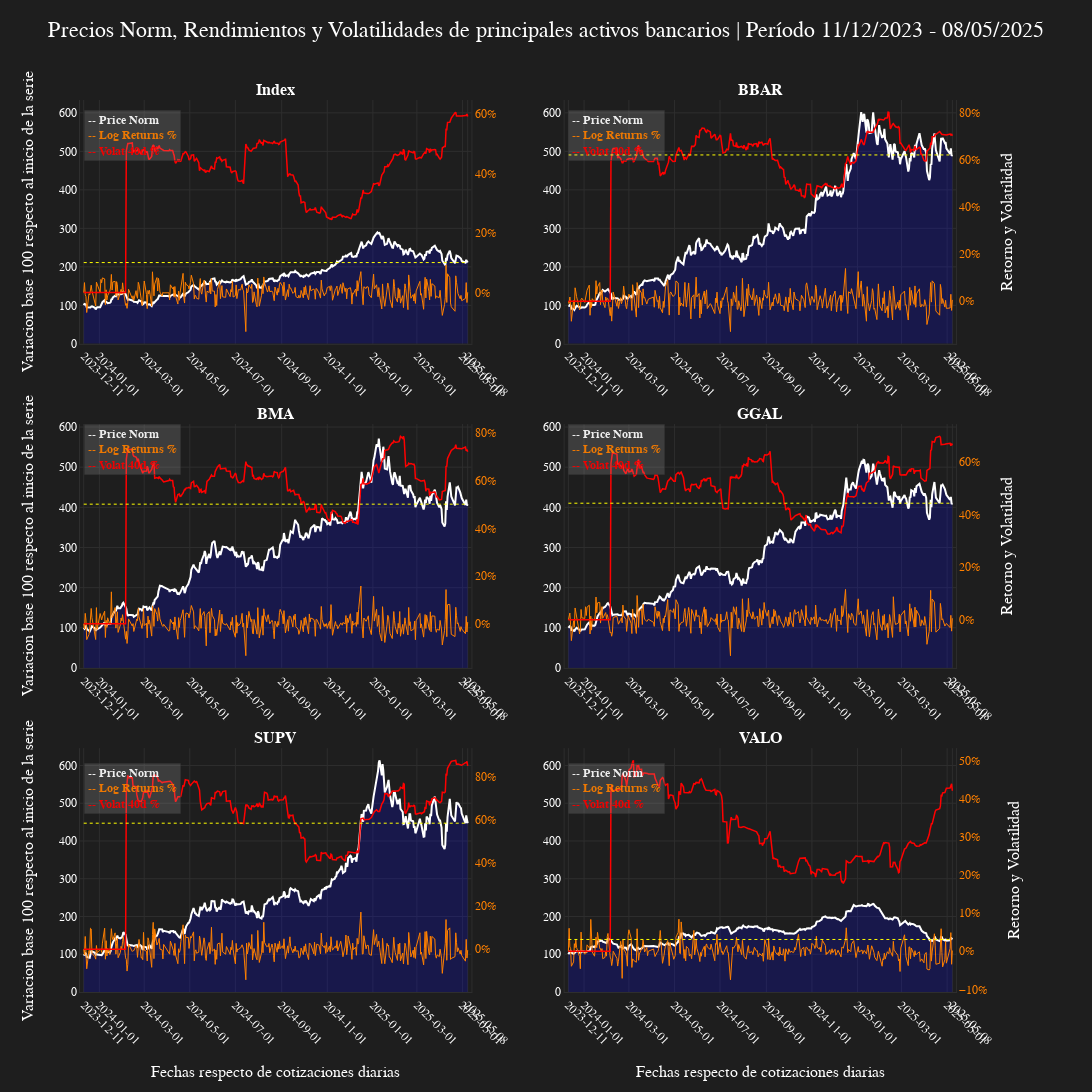

The notebook cell this image was saved under:
### Code cell
datos = prices_norm
# fecha_inicio = datos.index[0]
# fecha_fin = datos.index[-1]
fecha_inicio, fecha_fin = datos.index[[0, -1]]

periodo = f"{fecha_inicio.strftime('%d/%m/%Y')} - {fecha_fin.strftime('%d/%m/%Y')}"
graf_titulo = f'Precios Norm, Rendimientos y Volatilidades de principales activos bancarios | Período {periodo}'
eje_x_titulo = f'Fechas respecto de cotizaciones diarias'
eje_y_titulo_1 = f'Variacion base 100 respecto al inicio de la serie'
eje_y_titulo_2 = f'Retorno y Volatilidad'

eje_x = datos.index
dias_total = (fecha_fin - fecha_inicio).days
dias_extra = int(dias_total * 0.01)
x_min_extendido = fecha_inicio - pd.Timedelta(days=dias_extra)
x_max_extendido = fecha_fin + pd.Timedelta(days=dias_extra)

tickvals = pd.date_range(start=fecha_inicio, end=fecha_fin, freq='2MS').to_list()
if fecha_inicio not in tickvals: tickvals.insert(0, fecha_inicio)
if fecha_fin not in tickvals: tickvals.append(fecha_fin)

assets_graph = len(datos.columns)
rows_graph = (assets_graph // 2) + (assets_graph % 2)
cols_graph = 2


fig_volat = make_subplots(
	rows=rows_graph, cols=cols_graph,
	specs=[[{"secondary_y": True}, {"secondary_y": True}],
		[{"secondary_y": True}, {"secondary_y": True}],
		[{"secondary_y": True}, {"secondary_y": True}]],
	shared_xaxes=False, shared_yaxes=True, vertical_spacing=0.09, horizontal_spacing=0.10,
	subplot_titles=[f"<b>{col}</b>" for col in datos.columns]
)

for i, col in enumerate(datos.columns):
	rows_subplot = (i // cols_graph) + 1
	cols_subplot = (i % cols_graph) + 1

	data_price = datos[col].to_numpy()
	data_returns = returns_volat.iloc[:, 2*i].to_numpy()
	data_volat = returns_volat.iloc[:, 2*i+1].to_numpy()

	subplot_idx = i + 1  # Subplots empiezan en 1

	# 1) Precio normalizado - eje principal
	fig_volat.add_trace(go.Scatter(
		x=eje_x, y=data_price, mode='lines', line=dict(color=get_color(7), width=2),
		fillcolor='rgba(0, 0, 255, 0.2)', fill='tozeroy',	# Creamos la sombra
		name=f'Price Norm {col}', showlegend=False
	), row=rows_subplot, col=cols_subplot, secondary_y=False)

	# 2) Returns - eje secundario
	fig_volat.add_trace(go.Scatter(
		x=eje_x, y=data_returns, mode='lines', line=dict(color=get_color(1), width=1.0),
		name=f'Returns {col}', showlegend=False, yaxis=f'y{subplot_idx*2}'
	), row=rows_subplot, col=cols_subplot, secondary_y=True)

	# 3) Volatilidad - eje secundario
	fig_volat.add_trace(go.Scatter(
		x=eje_x, y=data_volat, mode='lines', line=dict(color=get_color(3), width=1.5),
		name=f'Volat_40 {col}', showlegend=False, yaxis=f'y{subplot_idx*2}'
	), row=rows_subplot, col=cols_subplot, secondary_y=True)

	# Agregamos linea de ultimo valor de Price
	fig_volat.add_shape(
		type="line", x0=min(eje_x), x1=max(eje_x), y0=data_price[-1], y1=data_price[-1],
		line=dict(color=get_color(4), width=1, dash="dot"
	), row=rows_subplot, col=cols_subplot)

	# Ejes X
	fig_volat.update_xaxes(
		type='date', tickvals=tickvals, tickformat='%Y-%m-%d', tickangle=45,
		range=[x_min_extendido, x_max_extendido], row=rows_subplot, col=cols_subplot)
	
	# Ejes Y primario
	fig_volat.update_yaxes(
		showticklabels=True, row=rows_subplot, col=cols_subplot, side='left')


# Anotaciones como leyendas
max_y_value = max([max(trace['y']) for trace in fig_volat.data if isinstance(trace['y'], (list, np.ndarray))])
x_pos = min(eje_x)
y_max = max_y_value

for i, col in enumerate(datos.columns):
	rows_subplot = (i // cols_graph) + 1
	cols_subplot = (i % cols_graph) + 1
	subplot_idx = i + 1  # Subplots empiezan en 1
	fig_volat.add_annotation(
		xref=f'x{2*subplot_idx-1}', yref=f'y{2*subplot_idx-1}', x=x_pos, y=y_max*0.99,
		xanchor="left", yanchor="top",
		text=(
			f"<b><span style='color:{get_color(7)};'>-- Price Norm</span><br>"
			f"<span style='color:{get_color(1)};'>-- Log Returns %</span><br>"
			f"<span style='color:{get_color(3)};'>-- Volat 40d %</span></b>"),
		align='left', font=dict(size=12), showarrow=False, 
		bordercolor="rgba(50,50,50,0.6)", borderwidth=0.8, borderpad=3, opacity=0.92,
		bgcolor="rgba(200, 200, 200, 0.20)", row=rows_subplot, col=cols_subplot)

# Títulos de ejes X
for col_id in range(1, cols_graph + 1):
	fig_volat.update_xaxes(title=dict(text=eje_x_titulo, standoff=20), row=rows_graph, col=col_id)

fig_volat.update_layout(
	width=1100, height=465*rows_graph, margin=dict(l=80, r=80, t=100, b=100), autosize=True, title=dict(text=graf_titulo, x=0.5, y=0.98))

# Agregamos las etiquetas y titulos primarios y secundarios del Eje Y
add_vertical_axis(
    fig_volat, assets_graph=assets_graph, cols_graph=cols_graph, title_primary=eje_y_titulo_1, color_primary=None, title_secondary=eje_y_titulo_2, color_secondary=get_color(1))

set_bloomberg_dark(fig_volat)
fig_volat.show()

### Figure 1 — Plotly figure (JSON) as saved in the notebook; plotly's stock layout.template omitted (floating-point values rounded to 4 significant figures; data arrays with more than 128 entries replaced by an {"elided": "..."} marker saying what was removed)
{"data": [{"fill": "tozeroy", "fillcolor": "rgba(0, 0, 255, 0.2)", "line": {"color": "#FFFFFF", "width": 2}, "mode": "lines", "name": "Price Norm Index", "showlegend": false, "type": "scatter", "x": {"elided": "343 str values"}, "xaxis": "x", "y": {"elided": "343 float values"}, "yaxis": "y"}, {"line": {"color": "#FF8000", "width": 1}, "mode": "lines", "name": "Returns Index", "showlegend": false, "type": "scatter", "x": {"elided": "343 str values"}, "xaxis": "x", "y": {"elided": "343 float values"}, "yaxis": "y2"}, {"line": {"color": "#FF0000", "width": 1.5}, "mode": "lines", "name": "Volat_40 Index", "showlegend": false, "type": "scatter", "x": {"elided": "343 str values"}, "xaxis": "x", "y": {"elided": "343 float values"}, "yaxis": "y2"}, {"fill": "tozeroy", "fillcolor": "rgba(0, 0, 255, 0.2)", "line": {"color": "#FFFFFF", "width": 2}, "mode": "lines", "name": "Price Norm BBAR", "showlegend": false, "type": "scatter", "x": {"elided": "343 str values"}, "xaxis": "x2", "y": {"elided": "343 float values"}, "yaxis": "y3"}, {"line": {"color": "#FF8000", "width": 1}, "mode": "lines", "name": "Returns BBAR", "showlegend": false, "type": "scatter", "x": {"elided": "343 str values"}, "xaxis": "x2", "y": {"elided": "343 float values"}, "yaxis": "y4"}, {"line": {"color": "#FF0000", "width": 1.5}, "mode": "lines", "name": "Volat_40 BBAR", "showlegend": false, "type": "scatter", "x": {"elided": "343 str values"}, "xaxis": "x2", "y": {"elided": "343 float values"}, "yaxis": "y4"}, {"fill": "tozeroy", "fillcolor": "rgba(0, 0, 255, 0.2)", "line": {"color": "#FFFFFF", "width": 2}, "mode": "lines", "name": "Price Norm BMA", "showlegend": false, "type": "scatter", "x": {"elided": "343 str values"}, "xaxis": "x3", "y": {"elided": "343 float values"}, "yaxis": "y5"}, {"line": {"color": "#FF8000", "width": 1}, "mode": "lines", "name": "Returns BMA", "showlegend": false, "type": "scatter", "x": {"elided": "343 str values"}, "xaxis": "x3", "y": {"elided": "343 float values"}, "yaxis": "y6"}, {"line": {"color": "#FF0000", "width": 1.5}, "mode": "lines", "name": "Volat_40 BMA", "showlegend": false, "type": "scatter", "x": {"elided": "343 str values"}, "xaxis": "x3", "y": {"elided": "343 float values"}, "yaxis": "y6"}, {"fill": "tozeroy", "fillcolor": "rgba(0, 0, 255, 0.2)", "line": {"color": "#FFFFFF", "width": 2}, "mode": "lines", "name": "Price Norm GGAL", "showlegend": false, "type": "scatter", "x": {"elided": "343 str values"}, "xaxis": "x4", "y": {"elided": "343 float values"}, "yaxis": "y7"}, {"line": {"color": "#FF8000", "width": 1}, "mode": "lines", "name": "Returns GGAL", "showlegend": false, "type": "scatter", "x": {"elided": "343 str values"}, "xaxis": "x4", "y": {"elided": "343 float values"}, "yaxis": "y8"}, {"line": {"color": "#FF0000", "width": 1.5}, "mode": "lines", "name": "Volat_40 GGAL", "showlegend": false, "type": "scatter", "x": {"elided": "343 str values"}, "xaxis": "x4", "y": {"elided": "343 float values"}, "yaxis": "y8"}, {"fill": "tozeroy", "fillcolor": "rgba(0, 0, 255, 0.2)", "line": {"color": "#FFFFFF", "width": 2}, "mode": "lines", "name": "Price Norm SUPV", "showlegend": false, "type": "scatter", "x": {"elided": "343 str values"}, "xaxis": "x5", "y": {"elided": "343 float values"}, "yaxis": "y9"}, {"line": {"color": "#FF8000", "width": 1}, "mode": "lines", "name": "Returns SUPV", "showlegend": false, "type": "scatter", "x": {"elided": "343 str values"}, "xaxis": "x5", "y": {"elided": "343 float values"}, "yaxis": "y10"}, {"line": {"color": "#FF0000", "width": 1.5}, "mode": "lines", "name": "Volat_40 SUPV", "showlegend": false, "type": "scatter", "x": {"elided": "343 str values"}, "xaxis": "x5", "y": {"elided": "343 float values"}, "yaxis": "y10"}, {"fill": "tozeroy", "fillcolor": "rgba(0, 0, 255, 0.2)", "line": {"color": "#FFFFFF", "width": 2}, "mode": "lines", "name": "Price Norm VALO", "showlegend": false, "type": "scatter", "x": {"elided": "343 str values"}, "xaxis": "x6", "y": {"elided": "343 float values"}, "yaxis": "y11"}, {"line": {"color": "#FF8000", "width": 1}, "mode": "lines", "name": "Returns VALO", "showlegend": false, "type": "scatter", "x": {"elided": "343 str values"}, "xaxis": "x6", "y": {"elided": "343 float values"}, "yaxis": "y12"}, {"line": {"color": "#FF0000", "width": 1.5}, "mode": "lines", "name": "Volat_40 VALO", "showlegend": false, "type": "scatter", "x": {"elided": "343 str values"}, "xaxis": "x6", "y": {"elided": "343 float values"}, "yaxis": "y12"}], "layout": {"annotations": [{"font": {"size": 16}, "showarrow": false, "text": "<b>Index</b>", "x": 0.21, "xanchor": "center", "xref": "paper", "y": 1, "yanchor": "bottom", "yref": "paper"}, {"font": {"size": 16}, "showarrow": false, "text": "<b>BBAR</b>", "x": 0.73, "xanchor": "center", "xref": "paper", "y": 1, "yanchor": "bottom", "yref": "paper"}, {"font": {"size": 16}, "showarrow": false, "text": "<b>BMA</b>", "x": 0.21, "xanchor": "center", "xref": "paper", "y": 0.6367, "yanchor": "bottom", "yref": "paper"}, {"font": {"size": 16}, "showarrow": false, "text": "<b>GGAL</b>", "x": 0.73, "xanchor": "center", "xref": "paper", "y": 0.6367, "yanchor": "bottom", "yref": "paper"}, {"font": {"size": 16}, "showarrow": false, "text": "<b>SUPV</b>", "x": 0.21, "xanchor": "center", "xref": "paper", "y": 0.2733, "yanchor": "bottom", "yref": "paper"}, {"font": {"size": 16}, "showarrow": false, "text": "<b>VALO</b>", "x": 0.73, "xanchor": "center", "xref": "paper", "y": 0.2733, "yanchor": "bottom", "yref": "paper"}, {"align": "left", "bgcolor": "rgba(200, 200, 200, 0.20)", "bordercolor": "rgba(50,50,50,0.6)", "borderpad": 3, "borderwidth": 0.8, "font": {"size": 12}, "opacity": 0.92, "showarrow": false, "text": "<b><span style='color:#FFFFFF;'>-- Price Norm</span><br><span style='color:#FF8000;'>-- Log Returns %</span><br><span style='color:#FF0000;'>-- Volat 40d %</span></b>", "x": "2023-12-11T00:00:00", "xanchor": "left", "xref": "x", "y": 607.4, "yanchor": "top", "yref": "y"}, {"align": "left", "bgcolor": "rgba(200, 200, 200, 0.20)", "bordercolor": "rgba(50,50,50,0.6)", "borderpad": 3, "borderwidth": 0.8, "font": {"size": 12}, "opacity": 0.92, "showarrow": false, "text": "<b><span style='color:#FFFFFF;'>-- Price Norm</span><br><span style='color:#FF8000;'>-- Log Returns %</span><br><span style='color:#FF0000;'>-- Volat 40d %</span></b>", "x": "2023-12-11T00:00:00", "xanchor": "left", "xref": "x2", "y": 607.4, "yanchor": "top", "yref": "y3"}, {"align": "left", "bgcolor": "rgba(200, 200, 200, 0.20)", "bordercolor": "rgba(50,50,50,0.6)", "borderpad": 3, "borderwidth": 0.8, "font": {"size": 12}, "opacity": 0.92, "showarrow": false, "text": "<b><span style='color:#FFFFFF;'>-- Price Norm</span><br><span style='color:#FF8000;'>-- Log Returns %</span><br><span style='color:#FF0000;'>-- Volat 40d %</span></b>", "x": "2023-12-11T00:00:00", "xanchor": "left", "xref": "x3", "y": 607.4, "yanchor": "top", "yref": "y5"}, {"align": "left", "bgcolor": "rgba(200, 200, 200, 0.20)", "bordercolor": "rgba(50,50,50,0.6)", "borderpad": 3, "borderwidth": 0.8, "font": {"size": 12}, "opacity": 0.92, "showarrow": false, "text": "<b><span style='color:#FFFFFF;'>-- Price Norm</span><br><span style='color:#FF8000;'>-- Log Returns %</span><br><span style='color:#FF0000;'>-- Volat 40d %</span></b>", "x": "2023-12-11T00:00:00", "xanchor": "left", "xref": "x4", "y": 607.4, "yanchor": "top", "yref": "y7"}, {"align": "left", "bgcolor": "rgba(200, 200, 200, 0.20)", "bordercolor": "rgba(50,50,50,0.6)", "borderpad": 3, "borderwidth": 0.8, "font": {"size": 12}, "opacity": 0.92, "showarrow": false, "text": "<b><span style='color:#FFFFFF;'>-- Price Norm</span><br><span style='color:#FF8000;'>-- Log Returns %</span><br><span style='color:#FF0000;'>-- Volat 40d %</span></b>", "x": "2023-12-11T00:00:00", "xanchor": "left", "xref": "x5", "y": 607.4, "yanchor": "top", "yref": "y9"}, {"align": "left", "bgcolor": "rgba(200, 200, 200, 0.20)", "bordercolor": "rgba(50,50,50,0.6)", "borderpad": 3, "borderwidth": 0.8, "font": {"size": 12}, "opacity": 0.92, "showarrow": false, "text": "<b><span style='color:#FFFFFF;'>-- Price Norm</span><br><span style='color:#FF8000;'>-- Log Returns %</span><br><span style='color:#FF0000;'>-- Volat 40d %</span></b>", "x": "2023-12-11T00:00:00", "xanchor": "left", "xref": "x6", "y": 607.4, "yanchor": "top", "yref": "y11"}], "autosize": true, "height": 1395, "margin": {"b": 100, "l": 80, "r": 80, "t": 100}, "shapes": [{"line": {"color": "#FFFF00", "dash": "dot", "width": 1}, "type": "line", "x0": "2023-12-11T00:00:00", "x1": "2025-05-08T00:00:00", "xref": "x", "y0": 211.1, "y1": 211.1, "yref": "y"}, {"line": {"color": "#FFFF00", "dash": "dot", "width": 1}, "type": "line", "x0": "2023-12-11T00:00:00", "x1": "2025-05-08T00:00:00", "xref": "x2", "y0": 490.6, "y1": 490.6, "yref": "y3"}, {"line": {"color": "#FFFF00", "dash": "dot", "width": 1}, "type": "line", "x0": "2023-12-11T00:00:00", "x1": "2025-05-08T00:00:00", "xref": "x3", "y0": 407.9, "y1": 407.9, "yref": "y5"}, {"line": {"color": "#FFFF00", "dash": "dot", "width": 1}, "type": "line", "x0": "2023-12-11T00:00:00", "x1": "2025-05-08T00:00:00", "xref": "x4", "y0": 410.3, "y1": 410.3, "yref": "y7"}, {"line": {"color": "#FFFF00", "dash": "dot", "width": 1}, "type": "line", "x0": "2023-12-11T00:00:00", "x1": "2025-05-08T00:00:00", "xref": "x5", "y0": 447.1, "y1": 447.1, "yref": "y9"}, {"line": {"color": "#FFFF00", "dash": "dot", "width": 1}, "type": "line", "x0": "2023-12-11T00:00:00", "x1": "2025-05-08T00:00:00", "xref": "x6", "y0": 139.1, "y1": 139.1, "yref": "y11"}], "title": {"text": "Precios Norm, Rendimientos y Volatilidades de principales activos bancarios | Período 11/12/2023 - 08/05/2025", "x": 0.5, "y": 0.98}, "width": 1100, "xaxis": {"anchor": "y", "domain": [0, 0.42], "range": ["2023-12-06T00:00:00", "2025-05-13T00:00:00"], "tickangle": 45, "tickformat": "%Y-%m-%d", "tickvals": ["2023-12-11T00:00:00", "2024-01-01T00:00:00", "2024-03-01T00:00:00", "2024-05-01T00:00:00", "2024-07-01T00:00:00", "2024-09-01T00:00:00", "2024-11-01T00:00:00", "2025-01-01T00:00:00", "2025-03-01T00:00:00", "2025-05-01T00:00:00", "2025-05-08T00:00:00"], "type": "date"}, "xaxis2": {"anchor": "y3", "domain": [0.52, 0.94], "range": ["2023-12-06T00:00:00", "2025-05-13T00:00:00"], "tickangle": 45, "tickformat": "%Y-%m-%d", "tickvals": ["2023-12-11T00:00:00", "2024-01-01T00:00:00", "2024-03-01T00:00:00", "2024-05-01T00:00:00", "2024-07-01T00:00:00", "2024-09-01T00:00:00", "2024-11-01T00:00:00", "2025-01-01T00:00:00", "2025-03-01T00:00:00", "2025-05-01T00:00:00", "2025-05-08T00:00:00"], "type": "date"}, "xaxis3": {"anchor": "y5", "domain": [0, 0.42], "range": ["2023-12-06T00:00:00", "2025-05-13T00:00:00"], "tickangle": 45, "tickformat": "%Y-%m-%d", "tickvals": ["2023-12-11T00:00:00", "2024-01-01T00:00:00", "2024-03-01T00:00:00", "2024-05-01T00:00:00", "2024-07-01T00:00:00", "2024-09-01T00:00:00", "2024-11-01T00:00:00", "2025-01-01T00:00:00", "2025-03-01T00:00:00", "2025-05-01T00:00:00", "2025-05-08T00:00:00"], "type": "date"}, "xaxis4": {"anchor": "y7", "domain": [0.52, 0.94], "range": ["2023-12-06T00:00:00", "2025-05-13T00:00:00"], "tickangle": 45, "tickformat": "%Y-%m-%d", "tickvals": ["2023-12-11T00:00:00", "2024-01-01T00:00:00", "2024-03-01T00:00:00", "2024-05-01T00:00:00", "2024-07-01T00:00:00", "2024-09-01T00:00:00", "2024-11-01T00:00:00", "2025-01-01T00:00:00", "2025-03-01T00:00:00", "2025-05-01T00:00:00", "2025-05-08T00:00:00"], "type": "date"}, "xaxis5": {"anchor": "y9", "domain": [0, 0.42], "range": ["2023-12-06T00:00:00", "2025-05-13T00:00:00"], "tickangle": 45, "tickformat": "%Y-%m-%d", "tickvals": ["2023-12-11T00:00:00", "2024-01-01T00:00:00", "2024-03-01T00:00:00", "2024-05-01T00:00:00", "2024-07-01T00:00:00", "2024-09-01T00:00:00", "2024-11-01T00:00:00", "2025-01-01T00:00:00", "2025-03-01T00:00:00", "2025-05-01T00:00:00", "2025-05-08T00:00:00"], "title": {"standoff": 20, "text": "Fechas respecto de cotizaciones diarias"}, "type": "date"}, "xaxis6": {"anchor": "y11", "domain": [0.52, 0.94], "range": ["2023-12-06T00:00:00", "2025-05-13T00:00:00"], "tickangle": 45, "tickformat": "%Y-%m-%d", "tickvals": ["2023-12-11T00:00:00", "2024-01-01T00:00:00", "2024-03-01T00:00:00", "2024-05-01T00:00:00", "2024-07-01T00:00:00", "2024-09-01T00:00:00", "2024-11-01T00:00:00", "2025-01-01T00:00:00", "2025-03-01T00:00:00", "2025-05-01T00:00:00", "2025-05-08T00:00:00"], "title": {"standoff": 20, "text": "Fechas respecto de cotizaciones diarias"}, "type": "date"}, "yaxis": {"anchor": "x", "domain": [0.7267, 1], "showgrid": true, "showticklabels": true, "side": "left", "title": {"standoff": 20, "text": "Variacion base 100 respecto al inicio de la serie"}, "zeroline": false}, "yaxis10": {"anchor": "x5", "overlaying": "y9", "showgrid": false, "showticklabels": true, "side": "right", "tickfont": {"color": "#FF8000"}, "tickformat": ".0%", "zeroline": false}, "yaxis11": {"anchor": "x6", "domain": [0, 0.2733], "matches": "y9", "showgrid": true, "showticklabels": true, "side": "left", "zeroline": false}, "yaxis12": {"anchor": "x6", "overlaying": "y11", "showgrid": false, "showticklabels": true, "side": "right", "tickfont": {"color": "#FF8000"}, "tickformat": ".0%", "title": {"standoff": 20, "text": "Retorno y Volatilidad"}, "zeroline": false}, "yaxis2": {"anchor": "x", "overlaying": "y", "showgrid": false, "showticklabels": true, "side": "right", "tickfont": {"color": "#FF8000"}, "tickformat": ".0%", "zeroline": false}, "yaxis3": {"anchor": "x2", "domain": [0.7267, 1], "matches": "y", "showgrid": true, "showticklabels": true, "side": "left", "zeroline": false}, "yaxis4": {"anchor": "x2", "overlaying": "y3", "showgrid": false, "showticklabels": true, "side": "right", "tickfont": {"color": "#FF8000"}, "tickformat": ".0%", "title": {"standoff": 20, "text": "Retorno y Volatilidad"}, "zeroline": false}, "yaxis5": {"anchor": "x3", "domain": [0.3633, 0.6367], "showgrid": true, "showticklabels": true, "side": "left", "title": {"standoff": 20, "text": "Variacion base 100 respecto al inicio de la serie"}, "zeroline": false}, "yaxis6": {"anchor": "x3", "overlaying": "y5", "showgrid": false, "showticklabels": true, "side": "right", "tickfont": {"color": "#FF8000"}, "tickformat": ".0%", "zeroline": false}, "yaxis7": {"anchor": "x4", "domain": [0.3633, 0.6367], "matches": "y5", "showgrid": true, "showticklabels": true, "side": "left", "zeroline": false}, "yaxis8": {"anchor": "x4", "overlaying": "y7", "showgrid": false, "showticklabels": true, "side": "right", "tickfont": {"color": "#FF8000"}, "tickformat": ".0%", "title": {"standoff": 20, "text": "Retorno y Volatilidad"}, "zeroline": false}, "yaxis9": {"anchor": "x5", "domain": [0, 0.2733], "showgrid": true, "showticklabels": true, "side": "left", "title": {"standoff": 20, "text": "Variacion base 100 respecto al inicio de la serie"}, "zeroline": false}}}
